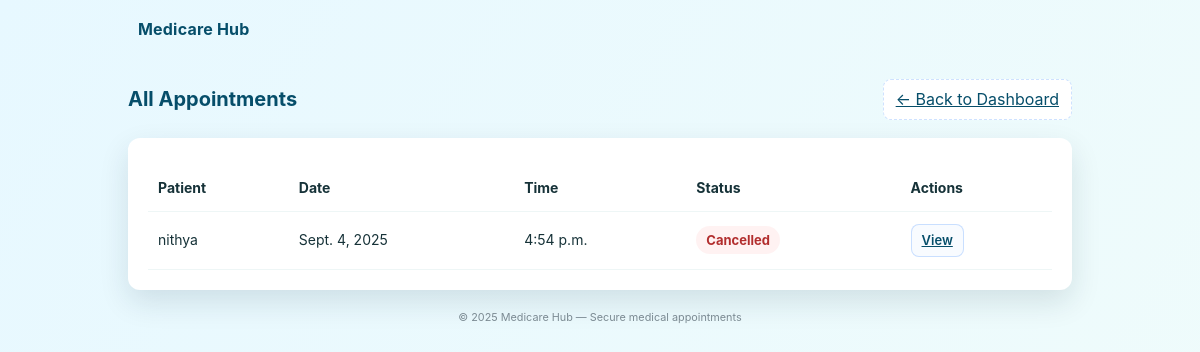
The app's page /accounts/doctor/appointments/ (signed in) with its own data.
### accounts/models.py (models this page shows, shortened)
class Appointment(models.Model):
    patient = models.ForeignKey(
        Patient,
        on_delete=models.CASCADE,
        related_name="appointments"   # ✅ clean reverse relation
    )
    doctor = models.ForeignKey(
        Doctor,
        on_delete=models.CASCADE,
        related_name="appointments"   # ✅ clean reverse relation
    )
    date = models.DateField()
    time = models.TimeField()
    status = models.CharField(
        max_length=20,
        choices=[
            ('Pending', 'Pending'),
            ('Confirmed', 'Confirmed'),
            ('Cancelled', 'Cancelled'),
            ('Completed', 'Completed')
        ],
        default='Pending'
    )
    reason = models.TextField(null=True, blank=True)

class Patient(models.Model):
    user = models.OneToOneField(User,null=True,on_delete=models.CASCADE)
    phone = models.CharField(max_length=200,null=True)
    address = models.TextField(null=True,blank=True)
    age = models.IntegerField(null=True)
    gender = models.CharField(max_length=10,choices=[('Male','Male'),('Female','Female'),('Other','Other')],null=True)
    blood_group = models.CharField(max_length=200,null=True)

### accounts/views.py (the view)
# urls.py: path("doctor/appointments/", views.appointments_list, name="appointments_list"),
@login_required
def appointments_list(request):
    doctor = get_object_or_404(Doctor, user=request.user)
    appointments = Appointment.objects.filter(doctor=doctor).order_by("date", "time")
    return render(request, "accounts/appointments_list.html", {"appointments": appointments})

### accounts/templates/accounts/appointments_list.html (shortened to what this page needs)
{% load static %}
<!DOCTYPE html>
<html lang="en">
<head>
  <link rel="stylesheet" href="{% static 'css/style.css' %}">
</head>
<body>
  <header class="site-header">
    <div class="site-brand">
      <span class="brand-name">Medicare Hub</span>
    </div>
  </header>
  <main class="appointments-wrap">
    <div class="main-header">
      <h1>All Appointments</h1>
      <a href="{% url 'doctor_dashboard' %}" class="btn-ghost">← Back to Dashboard</a>
    </div>
    <section class="card">
      <table class="table">
        <thead>
          <tr>
            <th>Patient</th>
            <th>Date</th>
            <th>Time</th>
            <th>Status</th>
            <th>Actions</th>
          </tr>
        </thead>
        <tbody>
          {% for appt in appointments %}
          <tr>
            <td>{{ appt.patient.user.username }}</td>
            <td>{{ appt.date }}</td>
            <td>{{ appt.time }}</td>
            <td>
              <span class="status-pill
                {% if appt.status == 'Confirmed' %}status-confirmed
                {% elif appt.status == 'Pending' %}status-pending
                {% elif appt.status == 'Cancelled' %}status-cancelled
                {% elif appt.status == 'Completed' %}status-completed
                {% endif %}">
                {{ appt.status }}
              </span>
            </td>
            <td class="row-actions">
              <a href="{% url 'doctor_patient_appointment_detail' appt.id %}" class="action-btn view">View</a>
            </td>
          </tr>
          {% empty %}
          <tr>
            <td colspan="5" style="text-align:center;color:var(--muted);padding:20px;">
              No appointments found.
            </td>
          </tr>
          {% endfor %}
        </tbody>
      </table>
    </section>
  </main>
  <footer class="site-footer">
    <small>© 2025 Medicare Hub — Secure medical appointments</small>
  </footer>
</body>
</html>

### accounts/static/css/style.css (style rules this page uses)
:root { --bg-1: linear-gradient(120deg,#e7f8ff 0%, #f0fcfb 100%); --accent: #0d6efd; --accent-2: #0ec2b6; --accent-deep: #064e6a; --card-bg: #ffffff; --muted: #7b8a92; --radius: 14px; --gap: 1rem; --max-width: 980px; --shadow: 0 12px 30px rgba(12,40,60,0.12); --glass: rgba(255,255,255,0.75); }
* { box-sizing: border-box; }
html,body { height: 100%; }
body { margin: 0; font-family: Inter, "Segoe UI", Roboto, system-ui, -apple-system, "Helvetica Neue", Arial; line-height: 1.45; color: #163238; background: var(--bg-1); -webkit-font-smoothing:antialiased; -moz-osx-font-smoothing:grayscale; }
.site-header { display:flex; align-items:center; padding: 18px 28px; max-width: var(--max-width); margin: 0 auto; }
.site-brand { display:flex; gap:12px; align-items:center; }
.brand-name { font-weight:700; letter-spacing:0.2px; color:var(--accent-deep); }
.site-footer { max-width: var(--max-width); margin: 18px auto 30px; padding: 0 20px; color: var(--muted); font-size:13px; display:flex; justify-content:center; }

### accounts/templates/accounts/appointments_list.html (style rules this page uses)
.appointments-wrap { max-width: var(--max-width); margin: 20px auto; padding: 0 18px; }
.main-header { display:flex; justify-content:space-between; align-items:center; margin-bottom:18px; }
.main-header h1 { font-size:20px; color:var(--accent-deep); margin:0; }
.btn-ghost { padding:8px 12px; border-radius:8px; border:1px dashed rgba(13,110,253,0.2); background:#fff; cursor:pointer; color:var(--accent-deep); }
.card { background: var(--card-bg); padding: 20px; border-radius: 12px; box-shadow: var(--shadow); }
.table { width:100%; border-collapse:collapse; margin-top:8px; }
.table th, .table td { padding:12px 10px; font-size:14px; text-align:left; border-bottom:1px solid #eef6f6; }
.status-pill { padding:6px 10px; border-radius:999px; font-size:13px; font-weight:700; }
.status-cancelled { background: rgba(255,90,90,0.08); color:#b22e2e; }
.row-actions { display:flex; gap:8px; }
.action-btn { padding:6px 10px; border-radius:8px; font-size:13px; font-weight:600; cursor:pointer; border:none; }
.action-btn.view { background:#f8fbff; border:1px solid rgba(13,110,253,0.2); color:var(--accent-deep); }

### records on screen
Appointment: patient.user.username "nithya", date "Sept. 4, 2025", time "4:54 p.m.", status "Cancelled"
